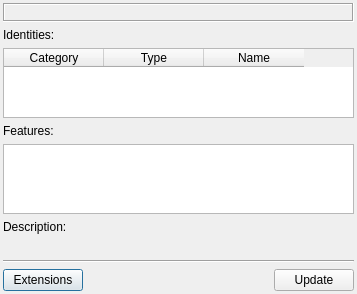
<?xml version="1.0" encoding="UTF-8"?>
<ui version="4.0">
 <class>DiscoInfoWindowClass</class>
 <widget class="QDialog" name="DiscoInfoWindowClass">
  <property name="geometry">
   <rect>
    <x>0</x>
    <y>0</y>
    <width>357</width>
    <height>280</height>
   </rect>
  </property>
  <layout class="QVBoxLayout">
   <property name="leftMargin">
    <number>3</number>
   </property>
   <property name="topMargin">
    <number>3</number>
   </property>
   <property name="rightMargin">
    <number>3</number>
   </property>
   <property name="bottomMargin">
    <number>3</number>
   </property>
   <item>
    <widget class="QLabel" name="lblError">
     <property name="font">
      <font>
       <pointsize>10</pointsize>
       <weight>50</weight>
       <bold>false</bold>
       <underline>true</underline>
      </font>
     </property>
     <property name="frameShape">
      <enum>QFrame::Box</enum>
     </property>
     <property name="frameShadow">
      <enum>QFrame::Sunken</enum>
     </property>
     <property name="text">
      <string/>
     </property>
     <property name="textFormat">
      <enum>Qt::PlainText</enum>
     </property>
     <property name="alignment">
      <set>Qt::AlignCenter</set>
     </property>
     <property name="wordWrap">
      <bool>true</bool>
     </property>
    </widget>
   </item>
   <item>
    <widget class="QLabel" name="lblIdentity">
     <property name="text">
      <string>Identities:</string>
     </property>
     <property name="textFormat">
      <enum>Qt::PlainText</enum>
     </property>
     <property name="buddy">
      <cstring>twtIdentity</cstring>
     </property>
    </widget>
   </item>
   <item>
    <widget class="QTableWidget" name="twtIdentity">
     <property name="sizePolicy">
      <sizepolicy hsizetype="Preferred" vsizetype="Preferred">
       <horstretch>0</horstretch>
       <verstretch>0</verstretch>
      </sizepolicy>
     </property>
     <property name="maximumSize">
      <size>
       <width>16777215</width>
       <height>100</height>
      </size>
     </property>
     <property name="editTriggers">
      <set>QAbstractItemView::NoEditTriggers</set>
     </property>
     <property name="selectionMode">
      <enum>QAbstractItemView::NoSelection</enum>
     </property>
     <property name="selectionBehavior">
      <enum>QAbstractItemView::SelectRows</enum>
     </property>
     <attribute name="verticalHeaderVisible">
      <bool>false</bool>
     </attribute>
     <column>
      <property name="text">
       <string>Category</string>
      </property>
     </column>
     <column>
      <property name="text">
       <string>Type</string>
      </property>
     </column>
     <column>
      <property name="text">
       <string>Name</string>
      </property>
     </column>
    </widget>
   </item>
   <item>
    <widget class="QLabel" name="lblFeatures">
     <property name="text">
      <string>Features:</string>
     </property>
     <property name="textFormat">
      <enum>Qt::PlainText</enum>
     </property>
     <property name="buddy">
      <cstring>lwtFearures</cstring>
     </property>
    </widget>
   </item>
   <item>
    <widget class="QListWidget" name="lwtFearures">
     <property name="sizePolicy">
      <sizepolicy hsizetype="Expanding" vsizetype="Expanding">
       <horstretch>0</horstretch>
       <verstretch>0</verstretch>
      </sizepolicy>
     </property>
     <property name="selectionMode">
      <enum>QAbstractItemView::SingleSelection</enum>
     </property>
     <property name="selectionBehavior">
      <enum>QAbstractItemView::SelectRows</enum>
     </property>
    </widget>
   </item>
   <item>
    <widget class="QLabel" name="lblDescription">
     <property name="text">
      <string>Description:</string>
     </property>
     <property name="textFormat">
      <enum>Qt::PlainText</enum>
     </property>
    </widget>
   </item>
   <item>
    <widget class="QLabel" name="lblFeatureDesc">
     <property name="textFormat">
      <enum>Qt::PlainText</enum>
     </property>
     <property name="alignment">
      <set>Qt::AlignLeading|Qt::AlignLeft|Qt::AlignTop</set>
     </property>
     <property name="wordWrap">
      <bool>true</bool>
     </property>
    </widget>
   </item>
   <item>
    <widget class="Line" name="line">
     <property name="orientation">
      <enum>Qt::Horizontal</enum>
     </property>
    </widget>
   </item>
   <item>
    <layout class="QHBoxLayout">
     <item>
      <widget class="QPushButton" name="pbtExtensions">
       <property name="text">
        <string>Extensions</string>
       </property>
      </widget>
     </item>
     <item>
      <spacer>
       <property name="orientation">
        <enum>Qt::Horizontal</enum>
       </property>
       <property name="sizeHint" stdset="0">
        <size>
         <width>91</width>
         <height>20</height>
        </size>
       </property>
      </spacer>
     </item>
     <item>
      <widget class="QPushButton" name="pbtUpdate">
       <property name="text">
        <string>Update</string>
       </property>
      </widget>
     </item>
    </layout>
   </item>
  </layout>
 </widget>
 <layoutdefault spacing="6" margin="11"/>
 <resources/>
 <connections/>
</ui>
